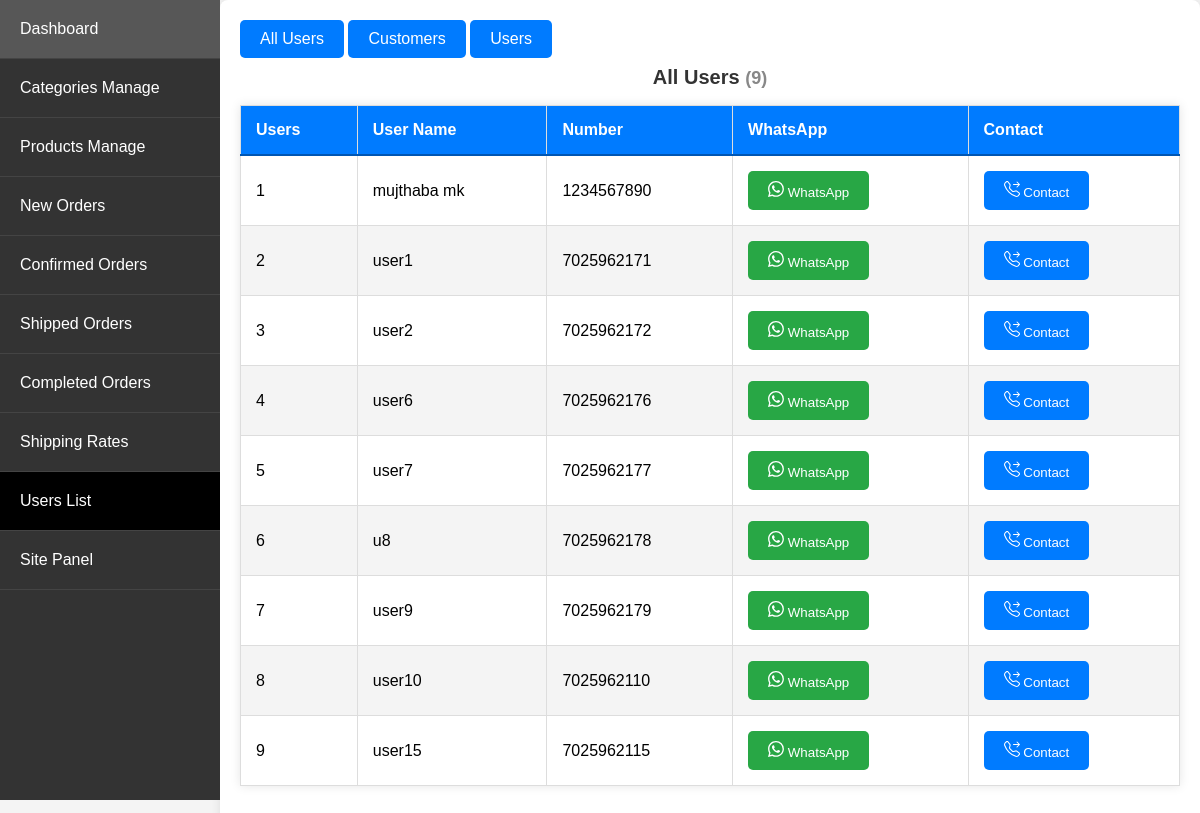
The app's page /admin_app/admin_app/users/ (signed in), older data.
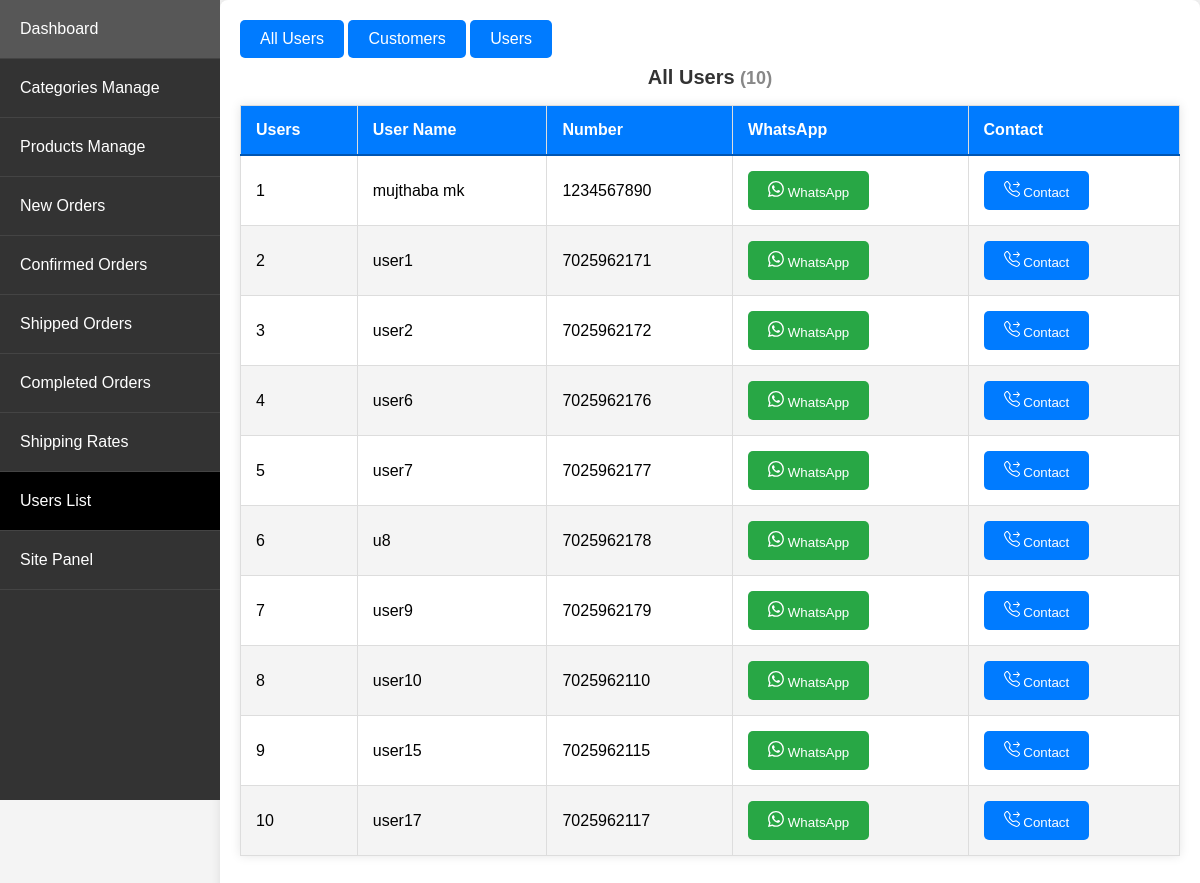
The same page, newer data.
### store/models.py (models this page shows, shortened)
class Customer(models.Model):
    user = models.OneToOneField(User, on_delete=models.CASCADE)
    name = models.CharField(max_length=200, null=True)
    contact_number = models.CharField(max_length=12, unique=True, null=True)

### admin_app/views.py (the view)
# urls.py: path('admin_app/users/', views.users_list, name='users_list'),
@login_required
@user_passes_test(is_admin)
def users_list(request):
    total_users = Customer.objects.all()
    complete_orders = Order.objects.filter(complete=True)
    customer_ids_with_complete_orders = set(complete_orders.values_list('customer_id', flat=True))
    customers_with_complete_orders = Customer.objects.filter(id__in=customer_ids_with_complete_orders)
    only_users = total_users.exclude(id__in=customer_ids_with_complete_orders)
    return render(request, 'admin_app/users_list.html', {
        'total_users': total_users,
        'customers_with_complete_orders': customers_with_complete_orders,
        'only_users': only_users
    })

### admin_app/views.py (called while the page is built)
def is_admin(user):
    return user.is_superuser

### store/context_processors.py (called while the page is built)
def menu_link(request): # this function don't wanna call to work, it's defined in setting to work
    links_list = Category.objects.annotate(
        num_products=Count('product', filter=Q(product__active=True, product__stock__gt=0))
    ).filter(num_products__gt=0).order_by('priority', 'name')  # Add an order_by clause here
    paginator3 = Paginator(links_list, 8)
    try:
        page = int(request.GET.get('page', '1'))
    except:
        page = 1
    try:
        links = paginator3.page(page)
    except (InvalidPage, EmptyPage):
        links = paginator3.page(paginator3.num_pages)
    return dict(links=links)

def cart_data(request):
    data = cartData(request)
    cartItems = data['cartItems']
    return {'cartItems': cartItems}

def wishlist_count(request):
    if request.user.is_authenticated:
        wishlist_count = Wishlist.objects.filter(user=request.user).count()
    else:
        cookie_data = cookieWishlist(request)
        wishlist_count = cookie_data['wishlist_count']
    return {'wishlist_count': wishlist_count}

### admin_app/templates/admin_app/users_list.html (shortened to what this page needs)
{% extends 'admin_app/base_admin.html' %}
{% block content %}
<div class="navbar">
    <a class="button_proudct_list" href="#total_users" onclick="showSection('total_users')">All Users</a>
    <a class="button_proudct_list" href="#customers_with_complete_orders" onclick="showSection('customers_with_complete_orders')">Customers</a>
    <a class="button_proudct_list" href="#only_users" onclick="showSection('only_users')">Users</a>
</div>
<div class="content">
    <div id="total_users" class="section">
        <h1 class="section-title">All Users <span class="section-count">({{ total_users|length }})</span></h1>
        <ol>
            <table>
                <thead>
                    <tr>
                        <th>Users</th>
                        <th>User Name</th>
                        <th>Number</th>
                        <th>WhatsApp</th>
                        <th>Contact</th>
                    </tr>
                </thead>
                <tbody>
                    {% for user in total_users %}
                    <tr>
                        <td>{{ forloop.counter }}</td>
                        <td>{{ user.name }}</td>
                        <td>{{ user.contact_number }}</td>
                        <td>
                            <a href="https://wa.me/{{ user.contact_number }}" target="_blank">
                                <button type="button" class="btn btn-success">
                                    WhatsApp
                                </button>
                            </a>
                        </td>
                        <td>
                            <a href="tel:{{ user.contact_number }}">
                                <button type="button" class="btn btn-primary">
                                    Contact
                                </button>
                            </a>
                        </td>
                    </tr>
                    {% endfor %}
                </tbody>
            </table>
        </ol>
    </div>
</div>
{% endblock %}

Row changes from the older to the newer data that the page shows:
added Customer: name "user17", contact_number "7025962117"
Text that changed along with them:
{{ total_users|length }}: "9" → "10"
